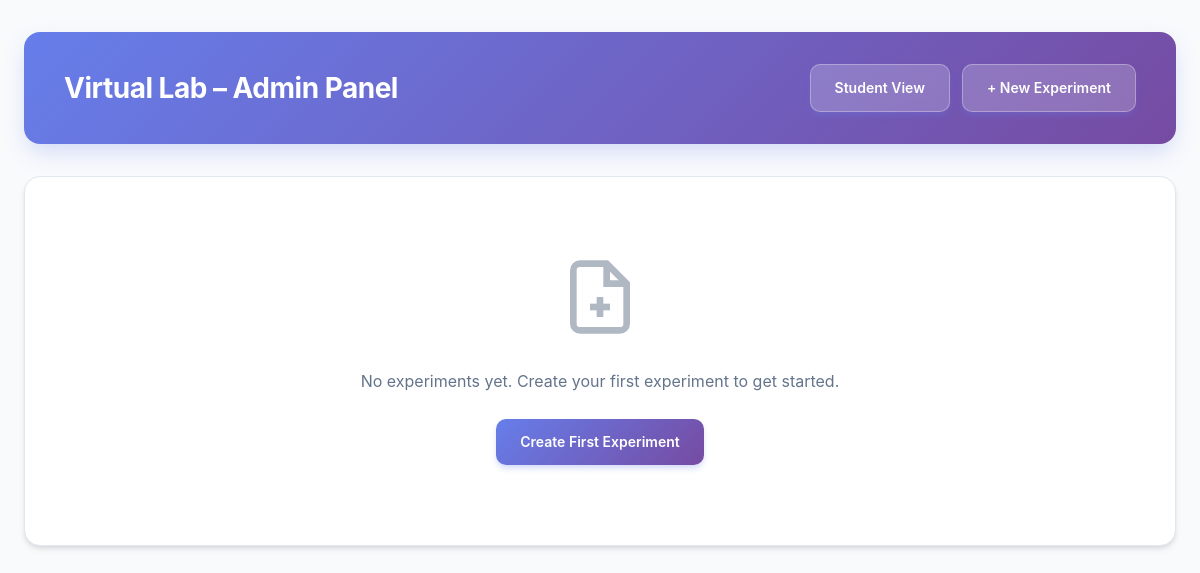
Before: /admin/index.php with the older database file.
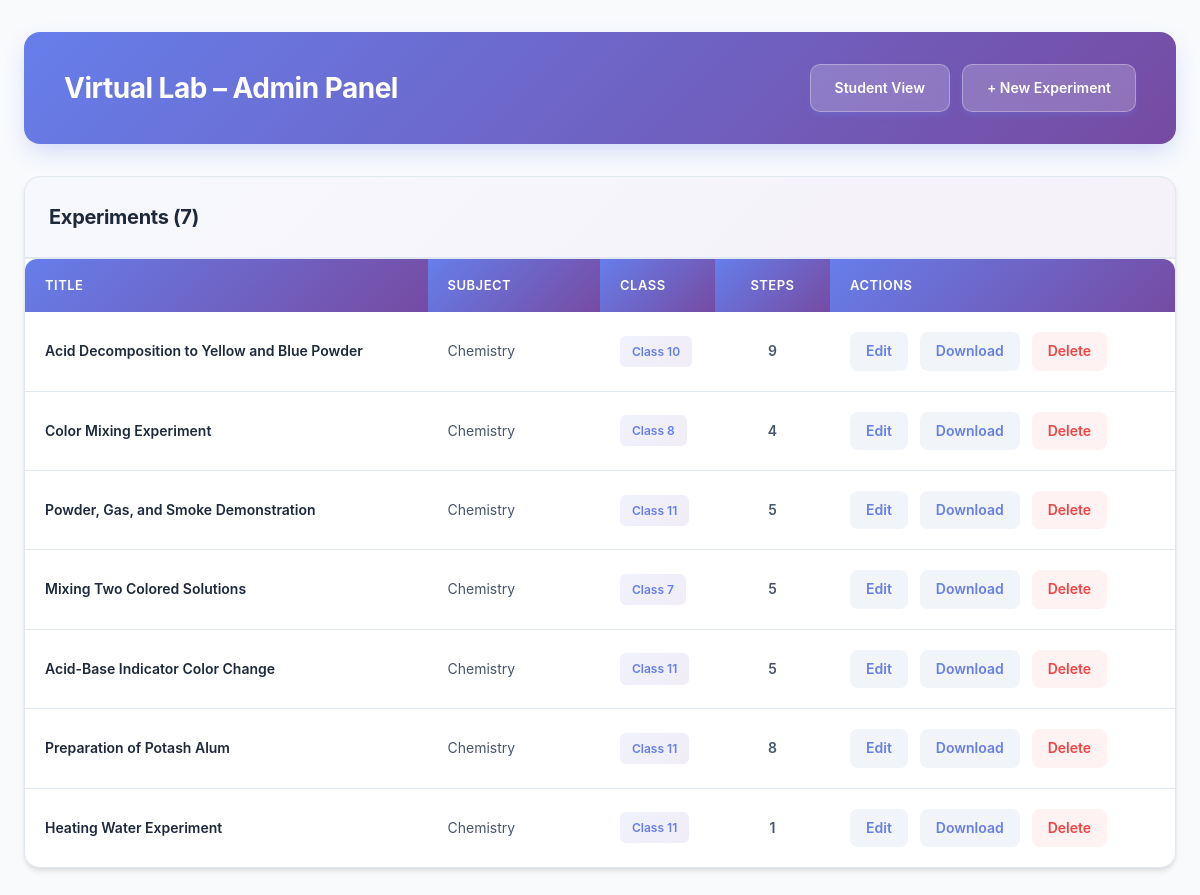
After: the same page with the newer database file.
### tables this page shows
CREATE TABLE experiments (
    id VARCHAR(50) PRIMARY KEY,
    title VARCHAR(255) NOT NULL,
    subject VARCHAR(50) NOT NULL,
    class VARCHAR(10) NOT NULL,
    config_json TEXT NOT NULL,
    created_at DATETIME DEFAULT CURRENT_TIMESTAMP,
    updated_at DATETIME DEFAULT CURRENT_TIMESTAMP
);

### admin/config/database.php (called while the page is built, shortened)
<?php
function getDBConnection() {
    try {
        if (DB_TYPE === 'sqlite') {
            $dbPath = DB_SQLITE_PATH;
            try {
                $db = new PDO('sqlite:' . $dbPath);
                $db->setAttribute(PDO::ATTR_ERRMODE, PDO::ERRMODE_EXCEPTION);
                return $db;
            } catch (PDOException $e) {
                throw new Exception("Failed to create SQLite database: " . $e->getMessage() . " (Path: " . $dbPath . ")");
            }
        }
    } catch (PDOException $e) {
        throw new Exception("Database connection failed: " . $e->getMessage());
    } catch (Exception $e) {
        throw $e;
    }
}

### admin/classes/Database.php (called while the page is built, shortened)
<?php
require_once __DIR__ . '/../config/database.php';
class Database {
    private $db;
    public function __construct() {
        $this->db = getDBConnection();
    }
    private function initTables() {
        try {
            $schemaFile = __DIR__ . '/../config/schema.sql';
            $sql = file_get_contents($schemaFile);
            if (DB_TYPE === 'sqlite') {
                $statements = explode(';', $sql);
                foreach ($statements as $statement) {
                    $statement = trim($statement);
                    if (!empty($statement) && !preg_match('/^\s*--/', $statement)) {
                        try {
                            $this->db->exec($statement);
                        } catch (PDOException $e) {
                            if (strpos($e->getMessage(), 'already exists') === false) {
                                error_log('Schema execution error: ' . $e->getMessage());
                            }
                        }
                    }
                }
            } else {
                try {
                    $this->db->exec($sql);
                } catch (PDOException $e) {
                    error_log('Schema execution error: ' . $e->getMessage());
                }
            }
        } catch (Exception $e) {
            error_log('initTables error: ' . $e->getMessage());
        }
    }
    public function getAllExperiments() {
        try {
            if (DB_TYPE === 'sqlite') {
                $checkStmt = $this->db->query("SELECT name FROM sqlite_master WHERE type='table' AND name='experiments'");
                $tableExists = $checkStmt->fetch() !== false;
            } else {
                $checkStmt = $this->db->query("SHOW TABLES LIKE 'experiments'");
                $tableExists = $checkStmt->rowCount() > 0;
            }
            $stmt = $this->db->query("SELECT * FROM experiments ORDER BY created_at DESC");
            $experiments = $stmt->fetchAll(PDO::FETCH_ASSOC);
            foreach ($experiments as &$exp) {
                try {
                    $stepStmt = $this->db->prepare("
                        SELECT COUNT(*) as count FROM experiment_steps WHERE experiment_id = ?
                    ");
                    $stepStmt->execute([$exp['id']]);
                    $stepCount = $stepStmt->fetch(PDO::FETCH_ASSOC);
                    $exp['step_count'] = $stepCount['count'] ?? 0;
                } catch (PDOException $e) {
                    $exp['step_count'] = 0;
                }
            }
            return $experiments;
        } catch (PDOException $e) {
            error_log('getAllExperiments error: ' . $e->getMessage());
            return [];
        } catch (Exception $e) {
            error_log('getAllExperiments error: ' . $e->getMessage());
            return [];
        }
    }
}

### admin/index.php (the view, shortened to what this page needs)
<?php
require_once __DIR__ . '/classes/Database.php';
$db = new Database();
$experiments = $db->getAllExperiments();
?>
<!DOCTYPE html>
<html lang="en">
<head>
    <link rel="stylesheet" href="css/admin.css?v=<?= time() ?>">
</head>
<body>
    <div class="container">
        <div class="header">
            <h1>Virtual Lab – Admin Panel</h1>
            <div style="display: flex; gap: 12px; align-items: center;">
                <a class="btn" href="../" style="text-decoration: none;">Student View</a>
                <a class="btn" href="create.php" style="text-decoration: none;">+ New Experiment</a>
            </div>
        </div>
        <?php if (empty($experiments)): ?>
        <div class="card" style="text-align: center; padding: 80px 40px;">
            <div style="margin-bottom: 24px; opacity: 0.5;">
            </div>
            <p style="color: #64748b; font-size: 16px; margin-bottom: 24px; line-height: 1.6;">No experiments yet. Create your first experiment to get started.</p>
            <a class="btn" href="create.php" style="text-decoration: none;">Create First Experiment</a>
        </div>
        <?php else: ?>
        <div class="card" style="padding: 0; overflow: hidden;">
            <div style="padding: 24px; border-bottom: 2px solid #e2e8f0; background: linear-gradient(135deg, rgba(102, 126, 234, 0.05) 0%, rgba(118, 75, 162, 0.08) 100%);">
                <h2 style="margin: 0; font-size: 20px; color: #1e293b; font-weight: 700;">Experiments (<?= count($experiments) ?>)</h2>
            </div>
            <div style="overflow-x: auto;">
                <table>
                    <thead>
                        <tr>
                            <th style="width: 35%;">Title</th>
                            <th style="width: 15%;">Subject</th>
                            <th style="width: 10%;">Class</th>
                            <th style="width: 10%; text-align: center;">Steps</th>
                            <th style="width: 30%;">Actions</th>
                        </tr>
                    </thead>
                    <tbody>
                        <?php foreach ($experiments as $exp): ?>
                        <tr>
                            <td style="font-weight: 600; color: #1e293b;"><?= htmlspecialchars($exp['title']) ?></td>
                            <td style="color: #475569;"><?= htmlspecialchars($exp['subject']) ?></td>
                            <td style="color: #64748b;">
                                <?php if (!empty($exp['class'])): ?>
                                    <span style="display: inline-block; padding: 6px 12px; background: linear-gradient(135deg, rgba(102, 126, 234, 0.1) 0%, rgba(118, 75, 162, 0.1) 100%); border-radius: 6px; font-size: 12px; font-weight: 600; color: #667eea;">Class <?= htmlspecialchars($exp['class']) ?></span>
                                <?php else: ?>
                                    <span style="color: #94a3b8;">—</span>
                                <?php endif; ?>
                            </td>
                            <td style="text-align: center; color: #475569; font-weight: 600;"><?= $exp['step_count'] ?? 0 ?></td>
                            <td>
                                <div class="actions">
                                    <a href="edit.php?id=<?= $exp['id'] ?>" style="text-decoration: none;">Edit</a>
                                    <a href="download.php?id=<?= $exp['id'] ?>" style="text-decoration: none;">Download</a>
                                    <a class="danger" href="delete.php?id=<?= $exp['id'] ?>" onclick="return confirm('Are you sure you want to delete this experiment?')" style="text-decoration: none;">Delete</a>
                                </div>
                            </td>
                        </tr>
                        <?php endforeach; ?>
                    </tbody>
                </table>
            </div>
        </div>
        <?php endif; ?>
    </div>
</body>
</html>

### admin/css/admin.css (style rules this page uses)
* { margin: 0; padding: 0; box-sizing: border-box; }
body { font-family: 'Inter', -apple-system, BlinkMacSystemFont, 'Segoe UI', Roboto, 'Helvetica Neue', Arial, sans-serif; background: #f8fafc; min-height: 100vh; padding: 0; color: #1e293b; line-height: 1.6; -webkit-font-smoothing: antialiased; -moz-osx-font-smoothing: grayscale; }
.container { max-width: 1400px; margin: 0 auto; padding: 32px 24px; }
.header { background: linear-gradient(135deg, #667eea 0%, #764ba2 100%); padding: 32px 40px; border-radius: 16px; margin-bottom: 32px; box-shadow: 0 10px 25px -5px rgba(102, 126, 234, 0.3); display: flex; justify-content: space-between; align-items: center; color: white; }
.header h1 { color: white; font-size: 28px; font-weight: 700; margin: 0; letter-spacing: -0.5px; }
.header .btn { background: rgba(255, 255, 255, 0.2); backdrop-filter: blur(10px); border: 1px solid rgba(255, 255, 255, 0.3); }
h2 { color: #0f172a; font-size: 24px; font-weight: 700; margin-bottom: 24px; letter-spacing: -0.3px; }
.card { background: white; border-radius: 16px; padding: 40px; box-shadow: 0 4px 6px -1px rgba(0, 0, 0, 0.1), 0 2px 4px -1px rgba(0, 0, 0, 0.06); margin-bottom: 24px; width: 100%; box-sizing: border-box; border: 1px solid #e2e8f0; }
.btn { display: inline-flex; align-items: center; gap: 8px; background: linear-gradient(135deg, #667eea 0%, #764ba2 100%); color: white; padding: 12px 24px; text-decoration: none; border-radius: 10px; font-size: 14px; font-weight: 600; border: none; cursor: pointer; transition: all 0.3s cubic-bezier(0.4, 0, 0.2, 1); box-shadow: 0 4px 6px -1px rgba(102, 126, 234, 0.3); }
.danger { color: #ef4444; text-decoration: none; font-size: 14px; font-weight: 500; }
table { width: 100%; background: white; border-collapse: collapse; border-radius: 12px; overflow: hidden; box-shadow: 0 4px 6px -1px rgba(0, 0, 0, 0.1); }
th { background: linear-gradient(135deg, #667eea 0%, #764ba2 100%); padding: 16px 20px; text-align: left; font-weight: 600; color: white; font-size: 13px; text-transform: uppercase; letter-spacing: 0.5px; }
td { padding: 20px; border-bottom: 1px solid #e2e8f0; font-size: 14px; vertical-align: middle; }
tr:last-child td { border-bottom: none; }
.actions { display: flex; gap: 12px; align-items: center; justify-content: flex-start; flex-wrap: wrap; }
.actions a { color: #667eea; text-decoration: none; font-size: 14px; font-weight: 600; padding: 8px 16px; border-radius: 8px; transition: all 0.2s; display: inline-block; background: #f1f5f9; }
.actions .danger { color: #ef4444; background: #fef2f2; }
p { color: #64748b; font-size: 14px; margin-bottom: 16px; line-height: 1.6; }

Changed rows visible on the page:
added experiments: title "Acid Decomposition to Yellow and Blue Powder", subject "Chemistry", class "10", step_count "9"
added experiments: title "Color Mixing Experiment", subject "Chemistry", class "8", step_count "4"
added experiments: title "Powder, Gas, and Smoke Demonstration", subject "Chemistry", class "11", step_count "5"
added experiments: title "Mixing Two Colored Solutions", subject "Chemistry", class "7", step_count "5"
added experiments: title "Acid-Base Indicator Color Change", subject "Chemistry", class "11", step_count "5"
added experiments: title "Preparation of Potash Alum", subject "Chemistry", class "11", step_count "8"
added experiments: title "Heating Water Experiment", subject "Chemistry", class "11", step_count "1"
Other visible differences:
count($experiments): (not shown) → "7"
text no longer shown: "No experiments yet. Create your first experiment to get started. Create First Experiment"
text now shown: "Experiments ( ) TITLE SUBJECT CLASS STEPS ACTIONS"
